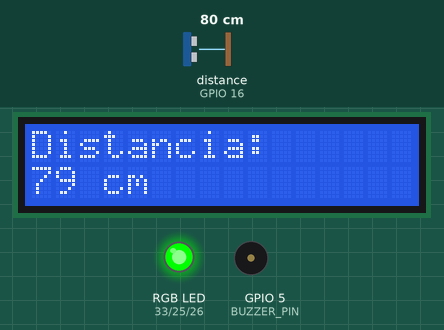
Bench run of a sketch on a simulated ESP32. Parts: 16×2 character LCD, an RGB LED mixed from three pins (HIGH = lit), buzzer (waves = sounding). Wiring (from diagram.json): ultrasonic range finder: trigger GPIO 17; echo GPIO 16. The inputs (shaded band) are chosen by the test bench; at power-on: distance to the obstacle (sensor on GPIO 16) 80 cm. The echo pulse lasts 58.3 µs per cm; pins used as bus, display or sensor lines are not drawn.

Above: at 3.2 s.
3.3 s: distance to the obstacle (sensor on GPIO 16) set to 18 cm
At 4.2 s:
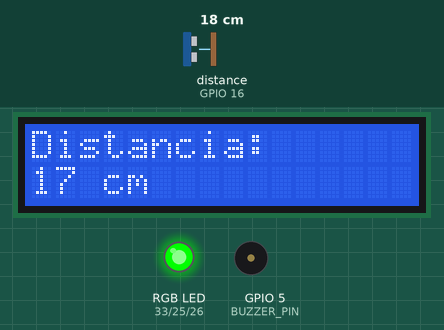
4.8 s: distance to the obstacle (sensor on GPIO 16) set to 14 cm
At 5.2 s:
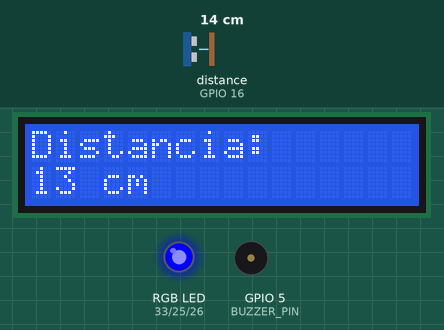
7.0 s: distance to the obstacle (sensor on GPIO 16) set to 12 cm
At 7.51 s:
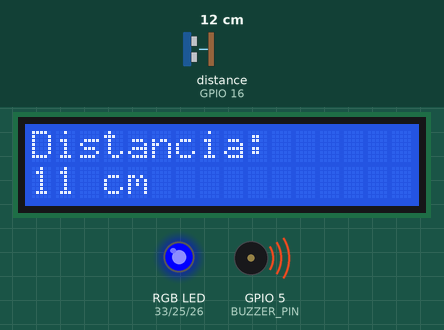
8.9 s: distance to the obstacle (sensor on GPIO 16) set to 9 cm
At 9.24 s:
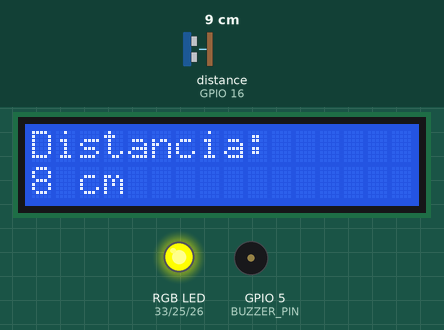
10.9 s: distance to the obstacle (sensor on GPIO 16) set to 7 cm
12.5 s: distance to the obstacle (sensor on GPIO 16) set to 4 cm
At 15.15 s:
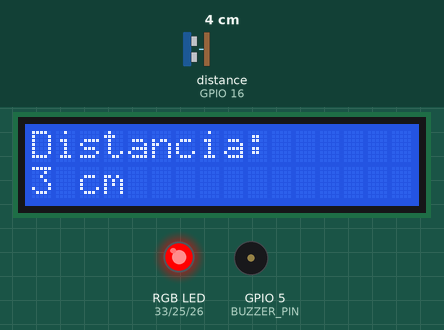
Timing chart, 0 to 15.2 s (numbered marks = the images above; inputs shaded):
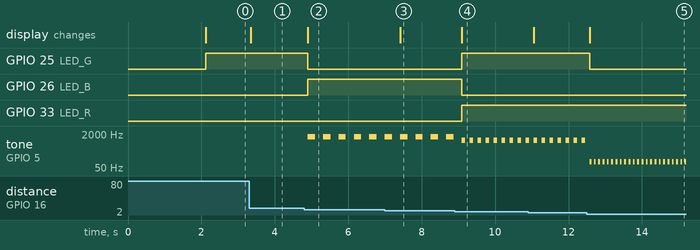

The sketch:

atividade-1.ino
```cpp
#include <Wire.h>
#include <LiquidCrystal_I2C.h>

// Definição dos pinos
#define BUZZER_PIN 5
#define LED_R 33
#define LED_G 25
#define LED_B 26
#define TRIG_PIN 17   // Pino TRIG do sensor ultrassônico
#define ECHO_PIN 16  // Pino ECHO do sensor ultrassônico

// Configuração do LCD (endereço, colunas, linhas)
LiquidCrystal_I2C lcd(0x27, 16, 2);

// Variáveis
long duration;
int distance;

void setup() {
  Serial.begin(115200);

  // Configuração dos pinos
  pinMode(BUZZER_PIN, OUTPUT);
  pinMode(LED_R, OUTPUT);
  pinMode(LED_G, OUTPUT);
  pinMode(LED_B, OUTPUT);
  pinMode(TRIG_PIN, OUTPUT);
  pinMode(ECHO_PIN, INPUT);

  // Inicializa o LCD
  lcd.init();
  lcd.backlight();
  lcd.clear();
  lcd.setCursor(0, 0);
  lcd.print("Sensor Prox.");
  lcd.setCursor(0, 1);
  lcd.print("Iniciando...");
  delay(2000);
  lcd.clear();
}

void loop() {
  // Lê a distância do sensor
  distance = readDistance();

  // Exibe no LCD
  lcd.setCursor(0, 0);
  lcd.print("Distancia:");
  lcd.setCursor(0, 1);
  lcd.print(distance);
  lcd.print(" cm   ");

  // Controla LED RGB e Buzzer baseado na distância
  if (distance < 5) {
    // Muito perto - LED vermelho e buzzer contínuo
    setColor(255, 0, 0);
    tone(BUZZER_PIN, 100, 50);
  }
  else if (distance < 10) {
    // Perto - LED amarelo e buzzer intermitente rápido
    setColor(255, 255, 0);
    tone(BUZZER_PIN, 1000, 100);
    delay(100);
  }
  else if (distance < 15) {
    // Médio - LED azul e buzzer intermitente lento
    setColor(0, 0, 255);
    tone(BUZZER_PIN, 1500, 200);
    delay(300);
  }
  else {
    // Longe - LED verde e sem buzzer
    setColor(0, 255, 0);
    noTone(BUZZER_PIN);
  }

  delay(100);
}

int readDistance() {
  // Limpa o pino TRIG
  digitalWrite(TRIG_PIN, LOW);
  delayMicroseconds(2);

  // Envia pulso de 10us
  digitalWrite(TRIG_PIN, HIGH);
  delayMicroseconds(10);
  digitalWrite(TRIG_PIN, LOW);

  // Lê o tempo de retorno do ECHO (timeout de 30ms)
  duration = pulseIn(ECHO_PIN, HIGH, 30000);

  // Calcula a distância em cm
  int dist = duration * 0.034 / 2;

  // Limita valores inválidos
  if (dist == 0 || dist > 600) {
    dist = 0.5; // Se não detectar ou estiver muito longe, considera muito perto
  }

  return dist;
}

void setColor(int red, int green, int blue) {
  analogWrite(LED_R, red);
  analogWrite(LED_G, green);
  analogWrite(LED_B, blue);
}
```

Measured:
- the behaviour switches between 16 and 15 cm on distance to the obstacle (sensor on GPIO 16) (found by bisection; images 1 and 2)
- the behaviour switches between 11 and 10 cm on distance to the obstacle (sensor on GPIO 16) (found by bisection; images 3 and 4)
- the behaviour switches between 6 and 5 cm on distance to the obstacle (sensor on GPIO 16) (found by bisection; images 4 and 5)
- after the input at 3.3 s, the display: changes at once (image 1)
- after the input at 4.8 s, GPIO 25 (LED_G): HIGH → LOW after 0.10 s; GPIO 26 (LED_B): LOW → HIGH after 0.10 s; tone on GPIO 5 (BUZZER_PIN): alternates 1500 Hz for 0.20 s and silent for 0.22 s, starting after 0.10 s; the display: changes after 0.10 s (image 2)
- after the input at 7.0 s, the display: changes after 0.41 s (image 3)
- after the input at 8.9 s, GPIO 25 (LED_G), GPIO 33 (LED_R): LOW → HIGH after 0.19 s; GPIO 26 (LED_B): HIGH → LOW after 0.19 s; tone on GPIO 5 (BUZZER_PIN): alternates 1000 Hz for 0.10 s and silent for 0.12 s, starting after 0.19 s; the display: changes after 0.19 s (image 4)
- after the input at 12.5 s, GPIO 25 (LED_G): HIGH → LOW after 0.08 s; tone on GPIO 5 (BUZZER_PIN): alternates 100 Hz for 0.05 s and silent for 0.07 s, starting after 0.08 s; the display: changes after 0.08 s (image 5)
